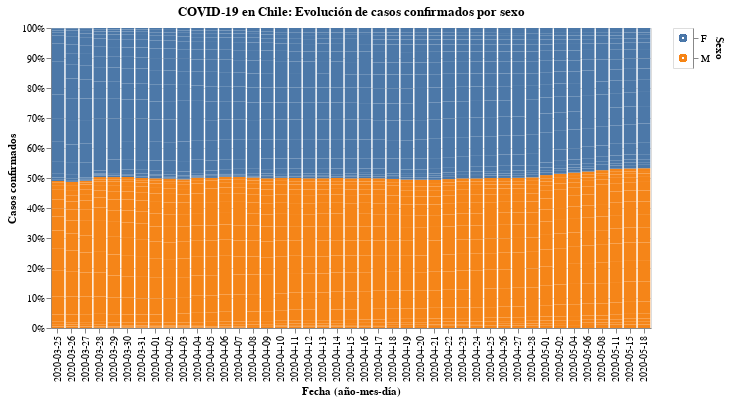

The notebook cell saved with this chart:
### Code cell
input_dropdown = alt.binding_select(options=new_cases['Sexo'].unique())
selection1 = alt.selection_single(fields=['Sexo'], bind=input_dropdown, name=' ')
selection2 = alt.selection_multi(fields=['Sexo'], on='mouseover')

color = alt.condition(selection1 | selection2,
                    alt.Color('Sexo:N', scale=alt.Scale(scheme='tableau10'), legend=None),
                    alt.value('lightgray'))

bars = alt.Chart(new_cases).mark_bar().encode(
    x="Fecha (año-mes-día)",
    y=alt.Y("Casos confirmados", stack="normalize"),
    color=color
).add_selection(
    selection1, selection2
).transform_filter(
    selection1
)

legend = alt.Chart(new_cases).mark_point().encode(
    y=alt.Y('Sexo:N', axis=alt.Axis(orient='right')),
    color=color
).add_selection(
    selection1, selection2
)

bars.properties(
    title = 'COVID-19 en Chile: Evolución de casos confirmados por sexo',
    width = 600
) | legend

### Figure 1 — Vega-Lite specification as saved in the notebook (floating-point values rounded to 4 significant figures; data arrays with more than 128 entries replaced by an {"elided": "..."} marker saying what was removed)
{"config": {"view": {"continuousWidth": 400, "continuousHeight": 300}}, "hconcat": [{"mark": "bar", "encoding": {"color": {"condition": {"type": "nominal", "field": "Sexo", "legend": null, "scale": {"scheme": "tableau10"}, "selection": {"or": [" ", "selector019"]}}, "value": "lightgray"}, "x": {"type": "nominal", "field": "Fecha (año-mes-día)"}, "y": {"type": "quantitative", "field": "Casos confirmados", "stack": "normalize"}}, "selection": {" ": {"type": "single", "fields": ["Sexo"], "bind": {"input": "select", "options": ["M", "F"]}}, "selector019": {"type": "multi", "fields": ["Sexo"], "on": "mouseover"}}, "title": "COVID-19 en Chile: Evolución de casos confirmados por sexo", "transform": [{"filter": {"selection": " "}}], "width": 600}, {"mark": "point", "encoding": {"color": {"condition": {"type": "nominal", "field": "Sexo", "legend": null, "scale": {"scheme": "tableau10"}, "selection": {"or": [" ", "selector019"]}}, "value": "lightgray"}, "y": {"type": "nominal", "axis": {"orient": "right"}, "field": "Sexo"}}, "selection": {" ": {"type": "single", "fields": ["Sexo"], "bind": {"input": "select", "options": ["M", "F"]}}, "selector019": {"type": "multi", "fields": ["Sexo"], "on": "mouseover"}}}], "data": {"name": "data-c8fa262e11914d962a7966919d288043"}, "$schema": "https://vega.github.io/schema/vega-lite/v4.8.1.json", "datasets": {"data-c8fa262e11914d962a7966919d288043": {"elided": "1462 records"}}}
